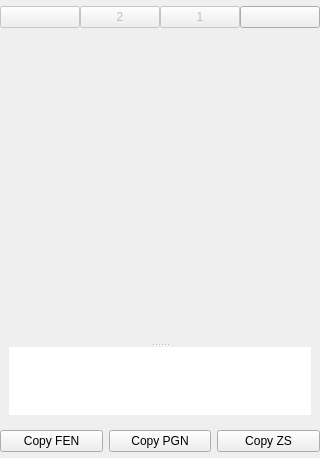
<?xml version="1.0" encoding="UTF-8"?>
<ui version="4.0">
 <class>MoveListWidget</class>
 <widget class="QWidget" name="MoveListWidget">
  <property name="geometry">
   <rect>
    <x>0</x>
    <y>0</y>
    <width>320</width>
    <height>455</height>
   </rect>
  </property>
  <property name="windowTitle">
   <string>Moves</string>
  </property>
  <layout class="QVBoxLayout" name="verticalLayout">
   <property name="leftMargin">
    <number>0</number>
   </property>
   <property name="topMargin">
    <number>6</number>
   </property>
   <property name="rightMargin">
    <number>0</number>
   </property>
   <property name="bottomMargin">
    <number>6</number>
   </property>
   <item>
    <layout class="QGridLayout" name="gridLayout_2">
     <property name="spacing">
      <number>0</number>
     </property>
     <item row="0" column="2">
      <widget class="QPushButton" name="btn_GoBack1">
       <property name="enabled">
        <bool>false</bool>
       </property>
       <property name="toolTip">
        <string>Previous move</string>
       </property>
       <property name="text">
        <string>1</string>
       </property>
       <property name="icon">
        <iconset theme=":/icons/toolbutton/previous_16x16"/>
       </property>
      </widget>
     </item>
     <item row="0" column="1">
      <widget class="QPushButton" name="btn_GoBack2">
       <property name="enabled">
        <bool>false</bool>
       </property>
       <property name="toolTip">
        <string>Back 1 full move (2 plies)</string>
       </property>
       <property name="text">
        <string>2</string>
       </property>
       <property name="icon">
        <iconset theme=":/icons/toolbutton/previous_16x16"/>
       </property>
      </widget>
     </item>
     <item row="0" column="0">
      <widget class="QPushButton" name="btn_GoStart">
       <property name="enabled">
        <bool>false</bool>
       </property>
       <property name="toolTip">
        <string>Skip to the beginning</string>
       </property>
       <property name="text">
        <string/>
       </property>
       <property name="icon">
        <iconset theme=":/icons/toolbutton/first_16x16"/>
       </property>
      </widget>
     </item>
     <item row="0" column="3">
      <widget class="QPushButton" name="btn_GoCurrent">
       <property name="enabled">
        <bool>true</bool>
       </property>
       <property name="toolTip">
        <string>Current position</string>
       </property>
       <property name="text">
        <string/>
       </property>
       <property name="icon">
        <iconset theme=":/icons/toolbutton/last_16x16"/>
       </property>
      </widget>
     </item>
    </layout>
   </item>
   <item>
    <widget class="QWidget" name="widget" native="true">
     <layout class="QGridLayout" name="gridLayout">
      <item row="0" column="0">
       <widget class="QSplitter" name="splitter">
        <property name="orientation">
         <enum>Qt::Vertical</enum>
        </property>
        <widget class="QScrollArea" name="scrollArea">
         <property name="minimumSize">
          <size>
           <width>0</width>
           <height>300</height>
          </size>
         </property>
         <property name="frameShape">
          <enum>QFrame::NoFrame</enum>
         </property>
         <property name="widgetResizable">
          <bool>true</bool>
         </property>
         <widget class="QWidget" name="widget_Moves">
          <property name="geometry">
           <rect>
            <x>0</x>
            <y>0</y>
            <width>302</width>
            <height>300</height>
           </rect>
          </property>
         </widget>
        </widget>
        <widget class="QTextBrowser" name="m_moveList">
         <property name="frameShape">
          <enum>QFrame::NoFrame</enum>
         </property>
         <property name="horizontalScrollBarPolicy">
          <enum>Qt::ScrollBarAlwaysOff</enum>
         </property>
         <property name="undoRedoEnabled">
          <bool>false</bool>
         </property>
         <property name="openLinks">
          <bool>false</bool>
         </property>
        </widget>
       </widget>
      </item>
     </layout>
    </widget>
   </item>
   <item>
    <layout class="QHBoxLayout" name="layout_Moves">
     <item>
      <widget class="QPushButton" name="btn_CopyFen">
       <property name="text">
        <string>Copy FEN</string>
       </property>
      </widget>
     </item>
     <item>
      <widget class="QPushButton" name="btn_CopyPgn">
       <property name="text">
        <string>Copy PGN</string>
       </property>
      </widget>
     </item>
     <item>
      <widget class="QPushButton" name="btn_CopyZS">
       <property name="toolTip">
        <string>Copy Zobrist signature</string>
       </property>
       <property name="text">
        <string>Copy ZS</string>
       </property>
      </widget>
     </item>
    </layout>
   </item>
  </layout>
 </widget>
 <resources/>
 <connections/>
</ui>
